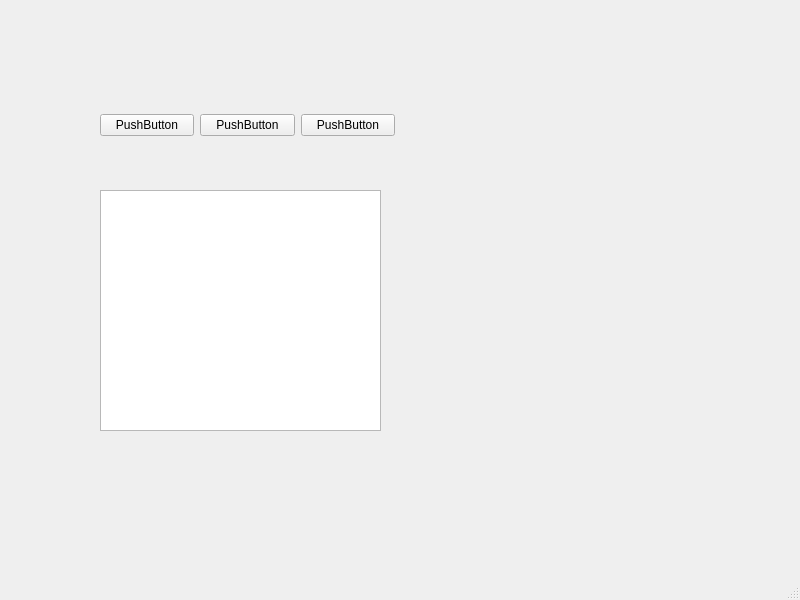
<?xml version="1.0" encoding="UTF-8"?>
<ui version="4.0">
 <class>MainWindow</class>
 <widget class="QMainWindow" name="MainWindow">
  <property name="geometry">
   <rect>
    <x>0</x>
    <y>0</y>
    <width>800</width>
    <height>600</height>
   </rect>
  </property>
  <property name="windowTitle">
   <string>MainWindow</string>
  </property>
  <widget class="QWidget" name="centralwidget">
   <widget class="QTextEdit" name="textEdit">
    <property name="geometry">
     <rect>
      <x>100</x>
      <y>190</y>
      <width>281</width>
      <height>241</height>
     </rect>
    </property>
   </widget>
   <widget class="QWidget" name="">
    <property name="geometry">
     <rect>
      <x>100</x>
      <y>110</y>
      <width>295</width>
      <height>30</height>
     </rect>
    </property>
    <layout class="QHBoxLayout" name="horizontalLayout">
     <item>
      <widget class="QPushButton" name="pushButton">
       <property name="text">
        <string>PushButton</string>
       </property>
      </widget>
     </item>
     <item>
      <widget class="QPushButton" name="pushButton_2">
       <property name="text">
        <string>PushButton</string>
       </property>
      </widget>
     </item>
     <item>
      <widget class="QPushButton" name="pushButton_3">
       <property name="text">
        <string>PushButton</string>
       </property>
      </widget>
     </item>
    </layout>
   </widget>
  </widget>
  <widget class="QMenuBar" name="menubar">
   <property name="geometry">
    <rect>
     <x>0</x>
     <y>0</y>
     <width>800</width>
     <height>26</height>
    </rect>
   </property>
  </widget>
  <widget class="QStatusBar" name="statusbar"/>
 </widget>
 <resources/>
 <connections/>
</ui>
